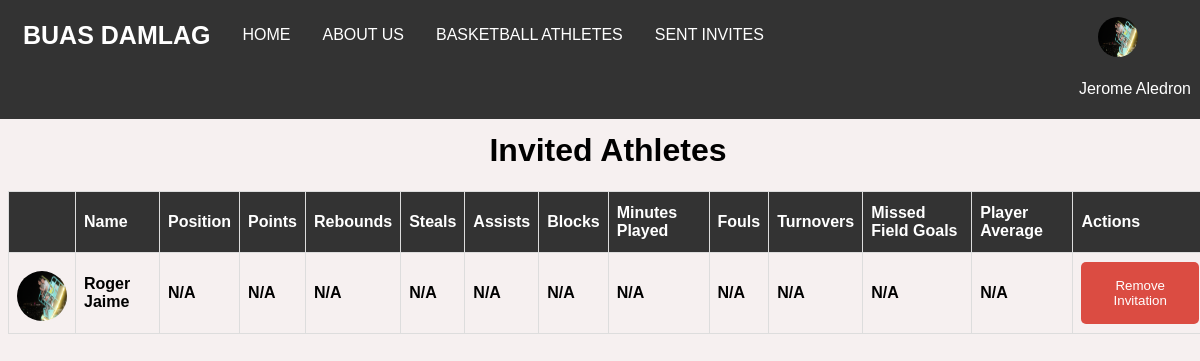
Screenshot of /invites.php (signed in) with the database file from the repository.
### tables this page shows
CREATE TABLE `users` (
  `id` int(20) NOT NULL,
  `name` varchar(70) NOT NULL,
  `password` varchar(40) NOT NULL,
  `email` varchar(50) NOT NULL,
  `school` varchar(100) DEFAULT NULL,
  `previous_school` text,
  `contact` varchar(20) DEFAULT NULL,
  `address` varchar(100) DEFAULT NULL,
  `birthdate` date NOT NULL,
  `gender` text NOT NULL,
  `sport` text,
  `position` text,
  `created_at` datetime NOT NULL,
  `updated_at` datetime NOT NULL,
  `type` text NOT NULL,
  `status` text NOT NULL,
  `image` varchar(100) NOT NULL
);

CREATE TABLE `invites` (
  `invite_id` int(11) NOT NULL,
  `coach_id` int(11) NOT NULL,
  `athlete_id` int(11) NOT NULL,
  `message` text NOT NULL,
  `created_at` timestamp NOT NULL DEFAULT CURRENT_TIMESTAMP ON UPDATE CURRENT_TIMESTAMP
);

### web_db.php (called while the page is built, shortened)
<?php
$dbHost = 'localhost';
$dbName = 'android_db';
$dbUser = 'root';
$dbPass = '';
    try {
        $config = new PDO("mysql:host={$dbHost};dbname={$dbName}",$dbUser,$dbPass);
        $config->setAttribute(PDO::ATTR_ERRMODE,PDO::ERRMODE_EXCEPTION);
    } catch(PDOException $e) {
        echo $e->getMessage();
    }
    include_once('web_config.php');
    $pdo = new Config($config);
?>

### authentication.php (called while the page is built, shortened)
<?php
            $email = $_SESSION['email'];
            $current_user = $pdo->checkEmail($email);
?>

### web_config.php (called while the page is built, shortened)
<?php
    class Config {
        private $db;
        function __construct($config){
            $this->db = $config;
        }
        public function checkEmail($email){
            try{
                $query = $this->db->prepare("SELECT * from users where email=:email");
                $query->bindparam(":email", $email);
                $query->execute();
                return $request = $query->fetch();
            }catch(Exception $e){
                echo $e->getMessage();
                return false;
            }
        }
        public function invitedAthletes($coach_id){
            try{
                $query = $this->db->prepare("SELECT * FROM invites INNER JOIN users ON invites.athlete_id=users.id WHERE coach_id=:coach");
                $query->bindparam(":coach", $coach_id);
                $query->execute();
                return $request = $query->fetchAll();
            }catch(PDOException $e){
                echo $e->getMessage();
                return false;
            }
        }
    }
?>

### invites.php (the view, shortened to what this page needs)
<?php
    include_once('web_db.php');
    include_once('authentication.php');
?>
<!DOCTYPE html>
<html lang="en">
    <head>
        <link href="styles.css" rel="stylesheet" />
    </head>
    <body>
        <center>
            <?php include('navbar.php')?>
                <div class="container">
                        <?php
                            if($current_user['sport'] == 'Basketball'){
                                $invited = $pdo->invitedAthletes($current_user['id']);
                                if(empty($invited)){
                        ?>
                            <h1>No Invited Athletes</h1>
                        <?php }else{?>
                        <h1>Invited Athletes</h1>
                        <table id="users" class="table">
                            <thead>
                                <tr>
                                    <th></th>
                                    <th>Name</th>
                                    <th>Position</th>
                                    <th>Points</th>
                                    <th>Rebounds</th>
                                    <th>Steals</th>
                                    <th>Assists</th>
                                    <th>Blocks</th>
                                    <th>Minutes Played</th>
                                    <th>Fouls</th>
                                    <th>Turnovers</th>
                                    <th>Missed Field Goals</th>
                                    <th>Player Average</th>
                                    <th>Actions</th>
                                </tr>
                            </thead>
                            <tbody>
                                <?php
                                    if(is_array($invited) && !empty($invited)){
                                        foreach($invited as $invites){
                                        $player = $pdo->BasketballPlayerStats($invites['id']);
                                ?>
                                <tr>
                                    <td>
                                        <?php $imageURL = 'uploads/'.$invites["image"];?>
                                        <img src="<?php if(empty($invites["image"])){ echo 'uploads/default.png';}else{ echo $imageURL;}?>" class="table-image" />
                                    </td>
                                    <td>
                                        <strong><?php if(!empty($player['id'])){
                                                    echo $player['name'];
                                                }else{
                                                    echo $invites['name'];
                                                }
                                                ?>
                                        </strong>
                                    </td>
                                    <td>
                                        <strong><?php if(!empty($player['id'])){
                                                    echo $player['basketball_position'];
                                                }else{
                                                    echo 'N/A';
                                                } ?>
                                        </strong>
                                    </td>
                                    <td>
                                        <strong><?php if(!empty($player['id'])){
                                                    echo $player['basketball_points'];
                                                }else{
                                                    echo 'N/A';
                                                } ?>
                                        </strong>
                                    </td>
                                    <td>
                                        <strong><?php if(!empty($player['id'])){
                                                    echo $player['basketball_rebounds'];
                                                }else{
                                                    echo 'N/A';
                                                } ?>
                                        </strong>
                                    </td>
                                    <td>
                                        <strong><?php if(!empty($player['id'])){
                                                    echo $player['basketball_steals'];
                                                }else{
                                                    echo 'N/A';
                                                } ?>
                                        </strong>
                                    </td>
                                    <td>
                                        <strong><?php if(!empty($player['id'])){
                                                    echo $player['basketball_blocks'];
                                                }else{
                                                    echo 'N/A';
                                                } ?>
                                        </strong>
                                    </td>
                                    <td>
                                        <strong><?php if(!empty($player['id'])){
                                                    echo $player['basketball_rebounds'];
                                                }else{
                                                    echo 'N/A';
                                                } ?>
                                        </strong>
                                    </td>
                                    <td>
                                        <strong><?php if(!empty($player['id'])){
                                                    echo $player['basketball_minutes_played'];
                                                }else{
                                                    echo 'N/A';
                                                } ?>
                                        </strong>
                                    </td>
                                    <td>
                                        <strong><?php if(!empty($player['id'])){
                                                    echo $player['basketball_fouls'];
                                                }else{
                                                    echo 'N/A';
                                                } ?>
                                        </strong>
                                    </td>
                                    <td>
                                        <strong><?php if(!empty($player['id'])){
                                                    echo $player['basketball_turnovers'];
                                                }else{
                                                    echo 'N/A';
                                                } ?>
                                        </strong>
                                    </td>
                                    <td>
                                        <strong><?php if(!empty($player['id'])){
                                                    echo $player['basketball_missedFG'];
                                                }else{
                                                    echo 'N/A';
                                                } ?>
                                        </strong>
                                    </td>
                                    <td>
                                        <strong><?php if(!empty($player['id'])){
                                                    echo $player['basketball_average'];
                                                }else{
                                                    echo 'N/A';
                                                } ?>
                                        </strong>
                                    </td>
                                    <td>
                                        <form method="post">
                                            <button class="remove-invitation" name="basketball-invitation" type="submit">Remove Invitation</button>
                                        </form>
                                    </td>
                                </tr>
                                <?php } } ?>
                            </tbody>
                        </table>
                        <?php } ?>
                        <?php }elseif($current_user['sport'] == 'Football'){
                        ?>
                        <?php }else{ ?>
                        <?php } ?>
                </div>
        </center>
    </body>
</html>

### navbar.php (shortened to what this page needs)
<nav class="navbar">
    <div class="container">
    <strong><a class="brand-logo" href="home.php">BUAS DAMLAG</a></strong>
    <a href="home.php" class="list">HOME</a>
    <a href="about.php" class="list">ABOUT US</a>
    <?php
        if($current_user['type'] == 'Admin'){
    ?>
        <a href="index.php" class="list">USERS</a>
    <?php }else{ ?>
        <a href="index.php" class="list"><?php echo strtoupper($current_user['sport']);?> ATHLETES</a>
        <a href="invites.php" class="list">SENT INVITES</a>
    <?php } ?>
        <?php $imageURL = 'uploads/'.$current_user["image"];?>
            <img src="<?php if(empty($current_user["image"])){ echo 'uploads/default.png';}else{ echo $imageURL;}?>" class="navbar-image" />
        <div class="dropdown user-profile list">
            <button class="dropbtn" onclick="profileDropdown()">
                <?php echo $current_user['name']?>
            </button>
        </div>
    </div>
</nav>

### styles.css (style rules this page uses)
body { font-family: 'Nunito', sans-serif; background-color: #f3ebebb7; }
form { margin: auto; }
.container { width:1200px; margin: auto; }
#users { font-family: 'Nunito', sans-serif; border-collapse: collapse; width: 100%; }
#users td, #users th { border: 1px solid #ddd; padding: 8px; }
#users th { padding-top: 12px; padding-bottom: 12px; text-align: left; background-color: #333; color: white; }
.navbar { overflow: hidden; background-color: #333; font-family: 'Nunito', sans-serif; margin: -8px; padding: 7px; }
.navbar a { float: left; font-size: 16px; color: white; text-align: center; padding: 14px 16px; text-decoration: none; }
.navbar .list { margin-top: 5px; }
.dropdown { float: left; overflow: hidden; }
.dropdown .dropbtn { cursor: pointer; font-size: 16px; border: none; outline: none; color: white; padding: 14px 16px; background-color: inherit; font-family: inherit; margin: 0; }
.user-profile { float: right; }
.brand-logo { font-size: 25px !important; }
.table { border: 1px solid; border-radius: 5px; }
.table-image { height: 50px; width: 50px; margin-top: 10px; border: none; border-radius: 50%; }
.navbar-image { height: 40px; width: 40px; border: none; border-radius: 50%; margin-top: 10px; margin-left: 250px; }
.remove-invitation { padding: 16px 21px; background-color: #db4c42; border: none; color: white; border-radius: 5px; }

### rows the page displays
users: sport "BASKETBALL", image (picture), name "Jerome Aledron"
invites: users.image (picture), users.name "Roger Jaime"
